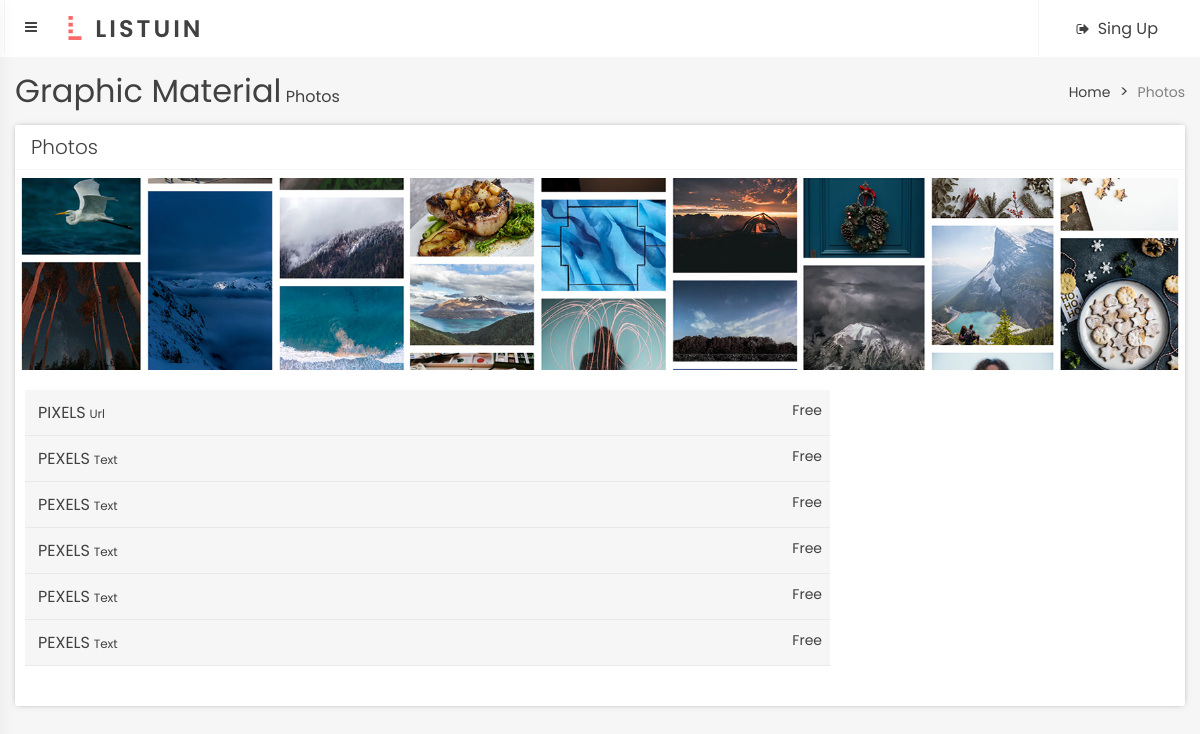
The app's page /content.php?page=photos with its own data.
### tables this page shows
CREATE TABLE `menu_content` (
  `menu_content_id` int(12) NOT NULL,
  `menu_id` varchar(255) NOT NULL,
  `menu_content_title` varchar(255) NOT NULL,
  `menu_content_title_plus` varchar(255) NOT NULL,
  `menu_content_url` varchar(2083) NOT NULL,
  `menu_content_bonus` varchar(255) NOT NULL,
  `menu_content_position` int(3) NOT NULL,
  `removed` tinyint(4) DEFAULT NULL
);

### content.php (the view, shortened to what this page needs)
<?php include 'includes/head.php'; ?>
<div class="wrap">
<div class="mainContent">
<?php include 'includes/header.php'; ?>
<main>
<div class="row">
<div class="content u-container">
<?php
if(isset($_GET['page'])) {
  $pageName = $_GET['page'];
  ?>
<div class="content__title">
  <h2 class="title--h2"><?php echo $pageName; ?></h2>
</div>
<div class="content__photo"></div>
<div class="content__lists u-clearFix">
  <div class="content__listItems u-left">
    <?php
    $query = "SELECT * FROM menu_content WHERE menu_id = '$pageName'";
    $menuContentResult = mysqli_query($con, $query);
    while($row = mysqli_fetch_assoc($menuContentResult)) {
      $manu_title = $row['menu_content_title'];
      $menu_content_title_plus = $row['menu_content_title_plus'];
      $menu_content_url = $row['menu_content_url'];
      $menu_content_bonus = $row['menu_content_bonus'];
      echo "<a href='$menu_content_url' target='_blank' class='listItem'>
              <h3 class='title--h3'>$manu_title</h3>
              <span class='listItem__plas'>$menu_content_title_plus</span>
              <div class='listItem__data'>$menu_content_bonus</div>
            </a>";
    }
    ?>
  </div>
</div>
<?php } ?>
</div>
</div>
</main>
</div>
</div>
<?php include 'includes/footer.php'; ?>

### includes/head.php (shortened to what this page needs)
<?php include 'includes/functions/renderContent.php'; ?>
<!DOCTYPE html>
<html lang="en">
<head>
  <link rel="stylesheet" href="css/font-awesome.min.css">
  <link rel="stylesheet" href="css/index-styles.css">
</head>
<body>

### includes/header.php
<header class="header">
<nav class="header__nav u-clearFix">
<div class="u-left">
  <i class="fa fa-bars btn btn--nav btn--mobMenu" id="toggleMenuBtn" aria-hidden="true"></i>
</div>
<div class="logo__container u-menuLogo">
  <img src="img/logo.jpg" class="logo__icon" alt="Listuin Logo">
  <span class="logo__text">Listuin</span>
</div>
<div class="u-right u-rel u-clearFix">
  <?php renderMenuBtns(); ?>
</div>
</nav>
<div class="row">
<div class="header__subNav u-clearFix">
  <?php renderSubNav(); ?>
</div>
</div>
</header>

### includes/functions/renderContent.php (shortened to what this page needs)
<?php
function renderMenuBtns() {
  if (!isset($_SESSION["korisnik_fullname"])) {
    echo "<a href='accounts/singup' class='btn btn--nav btn--singin'><i class='fa fa-sign-out' aria-hidden='true'></i> Sing Up</a>";
  }
}
function renderSubNav() {
  if(isset($_GET['page'])) {
    $page = $_GET['page'];
    $hide = '';
  }
  else {
    $page = '';
    $hide = 'u-hide';
  }
  echo "<div class='header__subNavTitle u-left'>
          <h1 class='title--h1 header__title' id='mainTitle'>Graphic Material</h1>
          <span class='title--h1-plus'>$page</span>
        </div>
        <ul class='header__breadcrumb $hide'>
          <li class='header__breadcrumb-item'>
            <a href='index.php' class='btn btn--breadcrumb'>Home</a>
          </li>
          <li class='header__breadcrumb-item'>
            <a href='content.php?page=$page#active=$page' class='btn btn--breadcrumb btn--fadeText'>$page</a>
          </li>
        </ul>";
}
?>

### includes/footer.php (shortened to what this page needs)
</body>
</html>

### css/index-styles.css (style rules this page uses)
*,*::before,*::after { margin:0;padding:0;box-sizing:inherit }
html,body { color:#414141;background-color:#fafafa;box-sizing:border-box }
ul { list-style:none }
a { text-decoration:none }
.wrap { max-width:1250px;margin:0 auto }
.row { margin:0px 20px }
@media only screen and (max-width: 75em) { .row { margin:0px 15px } }
html { font-size:10px }
body { font-family:"Poppins",sans-serif;font-size:1.6rem;font-weight:400 }
.mainContent { padding-left:230px;background-color:#f6f6f6;min-height:1000px }
@media only screen and (max-width: 75em) { .mainContent { padding-left:0 } }
.header__nav { background-color:#fff }
.header__subNav { padding:1rem 0 }
.header__subNavTitle { display:inline-block;width:60% }
.header__title { display:inline-block }
.header__breadcrumb { float:right;margin-top:1.2rem }
.header__breadcrumb-item { display:inline-block;margin-left:5px }
.header__breadcrumb-item::before { content:'>';margin-right:5px }
.header__breadcrumb-item:first-child::before { content:'';position:absolute }
.content__title { border-bottom:1px solid #f6f6f6;padding:7px 16px }
.content__photo { height:200px;width:100%;background:url(../img/graphic-material/photos.jpg);background-position:initial;background-size:cover }
.content__lists { padding:20px 10px }
.content__listItems { width:70% }
.btn { cursor:pointer;border:none;color:#414141;transition:background-color .2s ease-in-out }
.btn--nav { padding:16px;display:inline-block;border-left:1px solid #f6f6f6;display:block;float:left }
.btn--mobMenu { padding:20px;display:none }
@media only screen and (max-width: 75em) { .btn--mobMenu { display:inline-block } }
.btn--breadcrumb { color:#414141;font-size:14px;transition:text-decoration 0.2s ease-in-out;text-transform:capitalize }
.btn--fadeText { color:#818181 }
.btn--singin { padding:16px 42px 16px 33px }
.title--h1 { font-weight:400 }
.title--h1-plus { text-transform:capitalize }
.title--h2 { font-weight:300;font-size:2rem;text-transform:capitalize }
.title--h3 { display:inline-block;text-transform:uppercase;font-weight:400;font-size:1.6rem }
.listItem { cursor:pointer;color:#414141;background:#f6f6f6;border-bottom:1px solid #e9e9e9;padding:10px 8px 10px 13px;display:block;font-size:1.4rem;transition:all 0.2s ease-in-out }
.listItem__plas { font-size:1.2rem }
.listItem__data { float:right }
.fa { font-size:14px;margin:0 4px }
.logo__container { display:inline-block }
.logo__icon { padding:5px 5px 0px 14px }
.logo__text { vertical-align:9px;font-size:145%;font-weight:600;letter-spacing:3px;text-transform:uppercase;font-size:2.4rem }
.u-clearFix::after { content:'';display:table;clear:both }
.u-right { float:right }
.u-left { float:left }
.u-rel { position:relative }
.u-menuLogo { position:relative;top:5px;left:-13px;display:none }
@media only screen and (max-width: 75em) { .u-menuLogo { display:inline-block } }
.u-container { background-color:#fff;box-shadow:0px 0px 6px -2px rgba(105,105,105,0.75);padding-bottom:2rem;border-radius:2px }

### records on screen
menu_content: menu_content_title "PIXELS", menu_content_title_plus "Url", menu_content_bonus "Free"
menu_content: menu_content_title "PEXELS", menu_content_title_plus "Text", menu_content_bonus "Free"
menu_content: menu_content_title "PEXELS", menu_content_title_plus "Text", menu_content_bonus "Free"
menu_content: menu_content_title "PEXELS", menu_content_title_plus "Text", menu_content_bonus "Free"
menu_content: menu_content_title "PEXELS", menu_content_title_plus "Text", menu_content_bonus "Free"
menu_content: menu_content_title "PEXELS", menu_content_title_plus "Text", menu_content_bonus "Free"

### other values on screen
$page "Photos"
$pageName "Photos"
